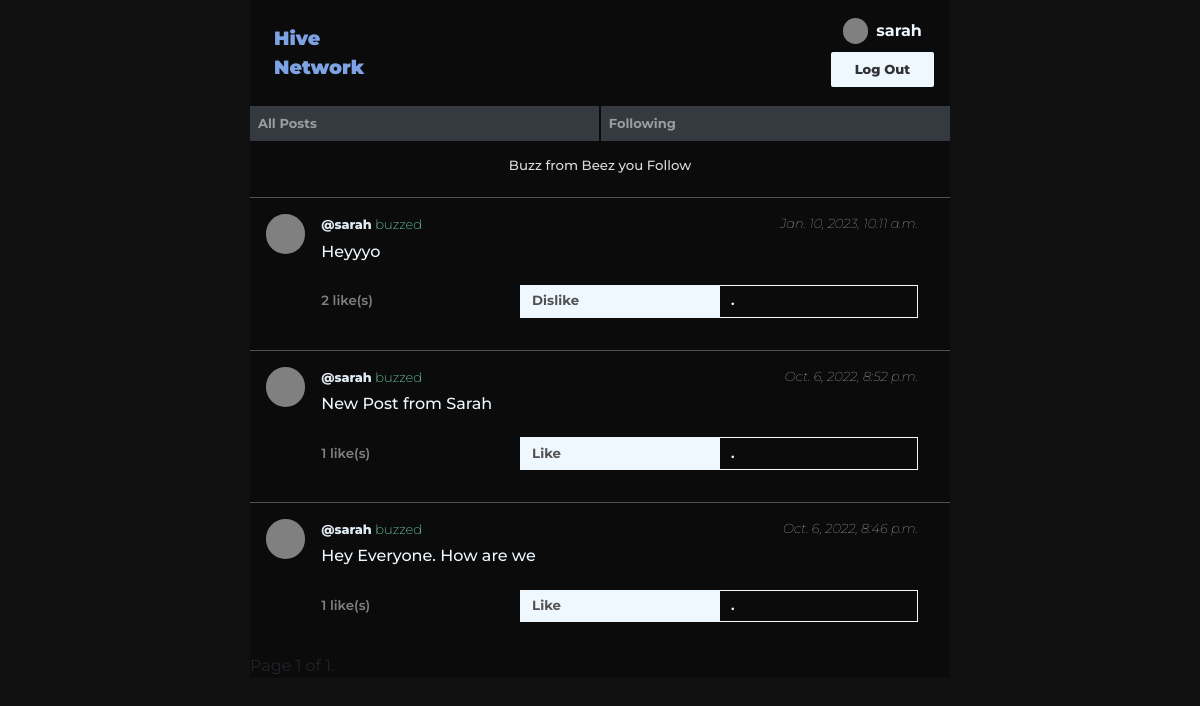
/following_posts/admin (signed in), run on the app's committed database.
### network/models.py (models this page shows, shortened)
class User(AbstractUser):
    slug = models.SlugField(max_length=255, unique=True, null=True, blank=True)

class Post(models.Model):
    body = models.CharField(max_length =200)
    author = models.ForeignKey(Profile, on_delete=models.CASCADE, null=True, blank=True, related_name="posts")
    created_on = models.DateTimeField(auto_now_add =True)
    liked = models.ManyToManyField(Profile, null=True, blank=True, related_name="likes")
    class Meta:
        verbose_name = "post"
        verbose_name_plural = "posts"

class Profile(models.Model):
    user = models.ForeignKey(User, on_delete = models.CASCADE, related_name="get_profile")
    followers = models.ManyToManyField(User, related_name="get_followers")
    following = models.ManyToManyField(User, related_name="get_following")
    slug = models.SlugField(max_length=255, unique=True, null=True, blank=True)
    def __str__(self):
        return self.slug

### network/views.py (the view)
# urls.py: path("following_posts/<str:user>", views.following_posts, name="following_posts"),
def following_posts(request, user):
    get_user_object = get_object_or_404(User, username=user)
    get_profile = get_object_or_404(Profile, user=get_user_object)
    user_following = get_profile.following.all() #Users following
    profiles = Profile.objects.filter(user__in = user_following)
    posts = Post.objects.filter(author__in= profiles).order_by('-created_on')
    paginator = Paginator(posts, 10)
    page_number = request.GET.get('page')
    page_obj = paginator.get_page(page_number)
    user_profile = get_object_or_404(Profile, user=request.user)
    return render(request, 'network/following_posts.html', {
        'profiles_following': user_following,
        'posts': page_obj,
        'paged_posts': page_obj,
        'user_profile': user_profile
    } )

### network/templates/network/following_posts.html (shortened to what this page needs)
{% extends "network/layout.html" %}
{% load static %}
{% block body %}
<h4 class="sub-title" style="font-size:smaller;">Buzz from Beez you Follow</h4>
<div style="background-color: #f8f9fa; border-radius: 18px;" class="posts">
        {% for post in posts %}
        <div class="buzz-body" data-post-id= {{post.id}}>
            <div class="buzz-profile-pic"></div>
            <div class="buzz">
                <div style="display:flex; justify-content: space-between;">
                    <h6 class="buzz-cred"> <a href="{%url 'profile' post.author%}" style="color:#e0eaf3; font-weight:800; font-size:.8rem;">@{{post.author}} </a> <span style="font-size:13px; font-weight:200; color: aquamarine;">buzzed</span> </h6>
                    <i style="color:gainsboro;">{{post.created_on}}</i>
                </div>
                <div>
                    <h6 class="buzz-text">{{post.body}}</h6>
                    <div style="display:flex; padding: 1rem 0rem;">
                        <div style=" font-weight: 600; width:100%; color:gray; font-size:smaller; align-self:center;" class="post_like"><span id="like-count" class="like_count">{{post.liked.all.count}} </span>like(s)</div>
                        <div style="width:100%;">
                        {% if post in user_profile.likes.all %}
                        <button class="like_button" onclick="location.href='{%url 'like' post.id%}"> Dislike </button>
                        {% else %}
                        <button class="like_button" onclick="location.href='{%url 'like' post.id%}"> Like </button>
                        {%endif%}
                        </div>
                        <div style="width:100%;">
                        {% if post.author.user.id is page_user %}
                        <button class="edit_post edit-button" id="edit_post">Edit</button>
                        {% else  %}
                        <button class="edit-button" id="">.</button>
                        {% endif %}
                        </div>
                    </div>
                </div>
            </div>
        </div>
        {%endfor%}
    </div>
<div class="pagination">
    <span class="step-links">
        <span class="current">
            Page {{ posts.number }} of {{ posts.paginator.num_pages }}.
        </span>
    </span>
</div>
{% endblock %}

### network/templates/network/layout.html (shortened to what this page needs)
{% load static %}
<!DOCTYPE html>
<html lang="en">
    <head>
        <link rel="stylesheet" href="https://stackpath.bootstrapcdn.com/bootstrap/4.4.1/css/bootstrap.min.css">
        <link href="{% static 'network/styles.css' %}" rel="stylesheet">
    </head>
    <body>
        <nav class="navbar navbar-expand-lg navbar-dark" style="display:flex; flex-direction:column; padding: 0rem;">
            <div style="display: flex; justify-content:space-between; align-items:center; padding:1rem; background:bottom; width: 100%;">
                <a class="navbar-brand" href="{%url 'index'%}">Hive </br> Network</a>
                {% if user.is_authenticated%}
                <div style="text-align:center; display: flex; flex-direction:column; gap:.5rem; ">
                    <div style="display:flex; gap:.5rem; justify-content:center; align-items:center;" >
                        <div style="width:1.6rem; height:1.6rem; background-color:gray; border-radius:5rem;"></div>
                        <a class="" href="{%url 'profile' user%}"><strong style="color:aliceblue;">{{ user }}</strong></a>
                    </div>
                    <a class="auth-link" href="{% url 'logout' %}">Log Out</a>
                </div>
                {%endif%}
            </div>
            <div style="width:100%;">
                <ul class="navbar-nav mr-auto navi" >
                    <li class="nav-item navi-item" style="background-color:#343a40;">
                    <a class="nav-link" href="{% url 'index' %}">All Posts</a>
                    </li>
                    {% if user.is_authenticated %}
                        <li class="nav-item navi-item" style="background-color:#343a40;">
                            <a class="nav-link" href="{% url 'following_posts' user%}">Following</a>
                        </li>
                    {% endif %}
                </ul>
            </div>
        </nav>
        <div class="body">
            {% block body %}
            {% endblock %}
        </div>
    </body>
</html>

### network/static/network/styles.css (style rules this page uses)
html { background-color: rgb(17, 17, 17); }
*, body { font-family: 'Montserrat', sans-serif !important; background-color: #0b0b0b; }
.buzz { display: flex; flex-direction: column ; margin-inline: 1rem; width: 100%; }
.buzz-text { color: aliceblue; }
.navbar-brand { padding: 0.5rem; font-weight: 900; color: rgb(125, 163, 228)!important; font-size: larger !important; }
.nav-link { font-size: small; font-weight: 700; }
.auth-link { font-size: small; color: rgb(49, 50, 54); background-color: aliceblue; border-radius: 2px; font-weight: 800; padding: .5rem 1.5rem; }
.navi { width: 100%; display: flex; gap: .1rem; }
.navi-item { width: 100%; }
i { font-weight:lighter !important; font-size: small; padding-bottom: .5rem; }
.buzz-body { display: flex !important; border-top: 1px solid #525252; padding: 1rem; }
.sub-title { padding: 1rem; text-align: center !important; color: gainsboro; }
.posts { background-color: #f8f9fa; border-radius: 18px; }
.buzz-profile-pic { width: 2.5rem; height: 2.5rem; padding: 1rem; background-color: gray; border-radius: 100px; position: relative; }
.like_button { display: flex; width: 100%; color: #525252; background-color: aliceblue; border: none; font-weight:700; font-size: smaller; padding: .4rem 12px; }
.edit-button { display: flex; width: 100%; color: aliceblue; outline: 1px solid aliceblue; outline-offset: -1px; border: none; font-weight:700; font-size: smaller; padding: .4rem 12px; }

### network/templates/network/layout.html (style rules this page uses)
body { max-width: 700px; margin: auto; }

### data on the page
User: username "sarah"
Post: author "sarah", created_on "Jan. 10, 2023, 10:11 a.m.", body "Heyyyo", liked.all.count "2", shows "Dislike"
Post: author "sarah", created_on "Oct. 6, 2022, 8:52 p.m.", body "New Post from Sarah", liked.all.count "1", shows "Like"
Post: author "sarah", created_on "Oct. 6, 2022, 8:46 p.m.", body "Hey Everyone. How are we", liked.all.count "1", shows "Like"

### other printed values
{{ posts.number }} "1"
{{ posts.paginator.num_pages }} "1"
